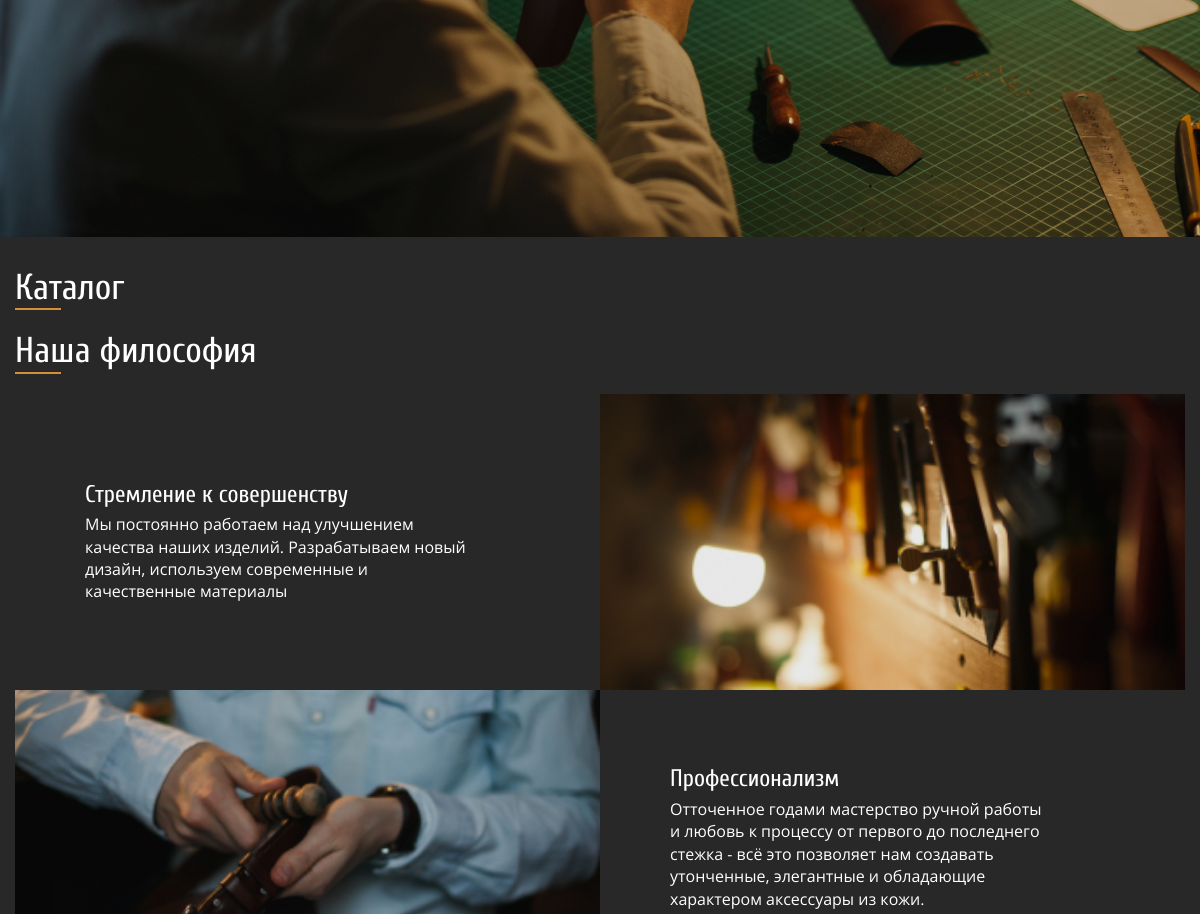
The app's page / (middle part), older data.
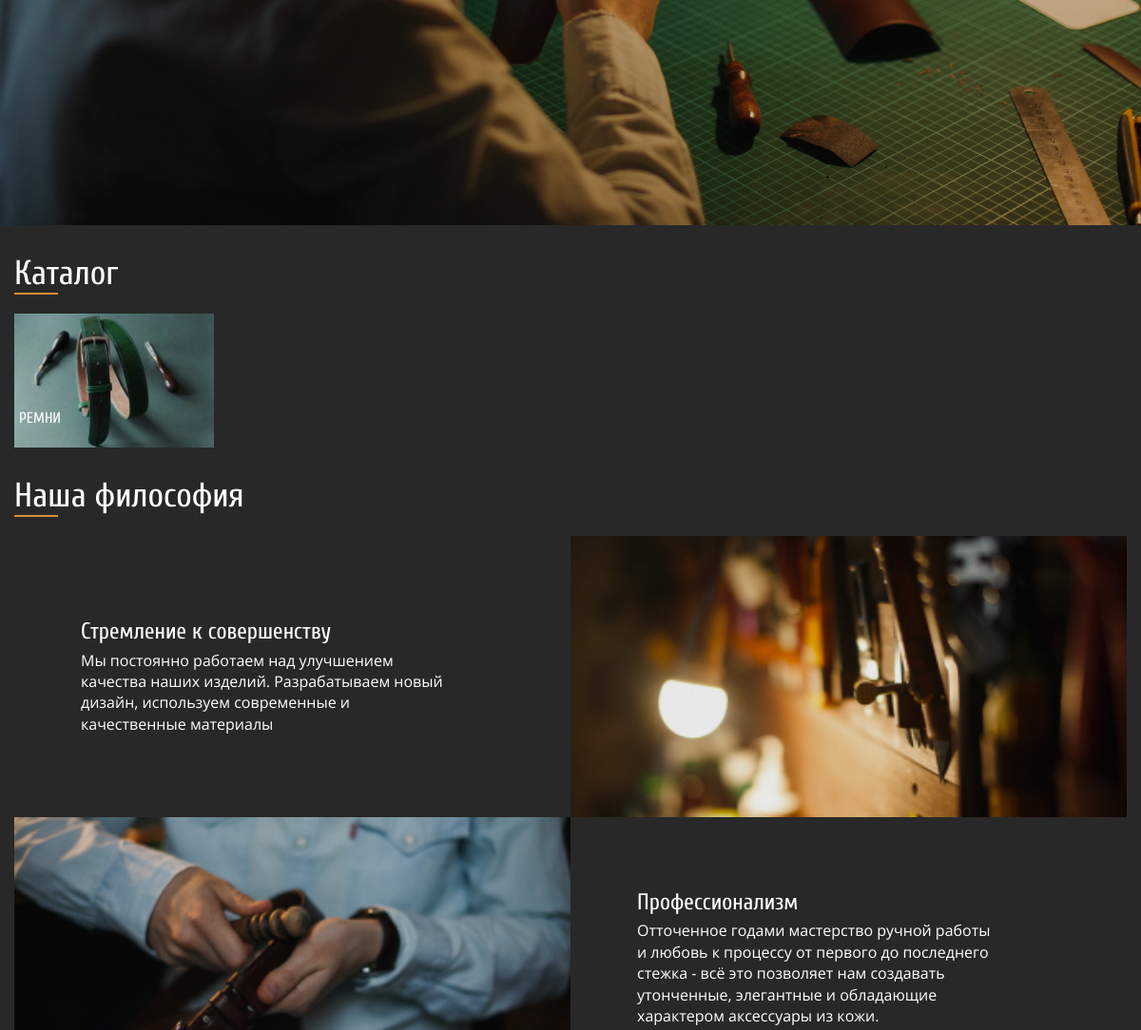
The same page, newer data.
### appProductItem/models.py (models this page shows, shortened)
class ProductCategory(models.Model):
    product_category_name = models.CharField(max_length=255, verbose_name='Категория товара')
    product_category_slug = models.SlugField(max_length=255, unique=True, db_index=True, verbose_name='URL')
    product_category_is_published = models.BooleanField(default=True, verbose_name='Разрешить публикацию категории')
    product_category_title= models.CharField(verbose_name='Заголовок страницы браузера (<title>)', max_length=80)
    product_category_description = models.TextField(verbose_name='Описание страницы SEO (description)', max_length=200)
    product_category_keywords = models.CharField(verbose_name='Ключевые слова SEO (keywordss)', max_length=255)
    product_category_h1 = models.CharField(verbose_name='Большой заголовок H1', max_length=255)
    product_category_h2 = models.CharField(verbose_name='Маленький заголовок H2', max_length=255)
    product_category_img_main = models.ImageField(upload_to='category_img/', verbose_name='Маленькая картинка для меню категории 208х139')
    product_category_img_mobile = models.ImageField(upload_to='category_img/', verbose_name='Картинка для стр. категории - мобльная версия 576х568')
    product_category_img_mobile_horizontal = models.ImageField(upload_to='category_img/', verbose_name='Картинка для стр. категории - мобльная версия 768х568')
    product_category_img_tablet = models.ImageField(upload_to='category_img/', verbose_name='Картинка для стр. категории - планшетная версия 1200х550')
    product_category_img_desktop = models.ImageField(upload_to='category_img/', verbose_name='Картинка для стр. категории - дексктопная версия 1440х760')
    def get_absolute_url(self):
        return reverse('category', kwargs={'productCategorySlug': self.product_category_slug})
    class Meta:
        verbose_name = "Категория товара"
        verbose_name_plural = "7. Категории товаров"

### appGetPages/views.py (the view)
# urls.py: path('', getPage.home_page, name='home'),
def home_page(request):
    prodItemsInGroups = getProdItemsInGroups()
    productGroupList = getProductsGroups()
    return render(request, './index.html', {
        'prodItemsInGroups' : prodItemsInGroups,
        'productGroupList' : productGroupList,
    })

### appProductItem/templatetags/get_categorys_tag.py (called while the page is built)
@register.simple_tag()
def getProductsCategorys():
    return ProductCategory.objects.filter(product_category_is_published = True)

### appProductItem/views.py (called while the page is built)
def getProductsGroups():
    return ProductGroup.objects.filter(product_group_is_published = True)

def getProdItemsInGroups():
    return (ProductItem
            .objects.select_related('product_group', 'product_category')
            .filter(
                Q(product_group__product_group_is_published = True)
                & Q(product_category__product_category_is_published = True)
                & Q(product_is_published = True)
                )
            )

### templates/index.html (shortened to what this page needs)
{% extends 'base.html' %}
{% load static %}
{% block mainContent %}
    {% include 'includes/header_big.html' %}
    {% load get_categorys_tag %}
    {% getProductsCategorys as  productCategoryList %}
    <section class="main">
        <div class="container">
            <div class="catalog">
                <div class="h2">
                    <h2 class="h2__title">Каталог</h2>
                    <span class="title-underline"></span>
                </div>
                <ul class="catalog__list">
                    {% for productCategory in productCategoryList %}
                    <li class="catalog-item">
                        <a href="{{ productCategory.get_absolute_url }}" class="catalog-item__link">
                            <img src="{{productCategory.product_category_img_main.url}}" alt="Ремни" class="catalog-item__img" />
                            <p class="catalog-item__p">{{productCategory.product_category_name}}</p>
                        </a>
                    </li>
                    {% endfor %}
                </ul>
            </div>
            <div class="philosophy">
                <div class="h2">
                    <h2 class="h2__title">Наша философия</h2>
                    <span class="title-underline"></span>
                </div>
                <div class="philosophy__list">
                    <div class="philosophy__item">
                        <img src="{% static 'img/tradition.jpg' %}" alt="" class="philosophy__item-img" />
                        <div class="philosophy__item-text-wrap">
                            <h3 class="philosophy__item-title">Стремление к совершенству</h3>
                            <p class="philosophy__item-p">
                                Мы постоянно работаем над улучшением качества наших изделий.
                                Разрабатываем новый дизайн, используем современные и качественные
                                материалы
                            </p>
                        </div>
                    </div>
                    <div class="philosophy__item">
                        <img src="{% static 'img/attention_to_detail.jpg' %}" alt="" class="philosophy__item-img" />
                        <div class="philosophy__item-text-wrap">
                            <h3 class="philosophy__item-title">Профессионализм</h3>
                            <p class="philosophy__item-p">
                                Отточенное годами мастерство ручной работы и любовь к процессу от
                                первого до последнего стежка - всё это позволяет нам создавать
                                утонченные, элегантные и обладающие характером аксессуары из кожи.
                            </p>
                        </div>
                    </div>
                </div>
            </div>
        </div>
    </section>
{% endblock %}

Row changes from the older to the newer data that the page shows:
added ProductCategory: product_category_img_main (picture), product_category_name "РЕМНИ"
